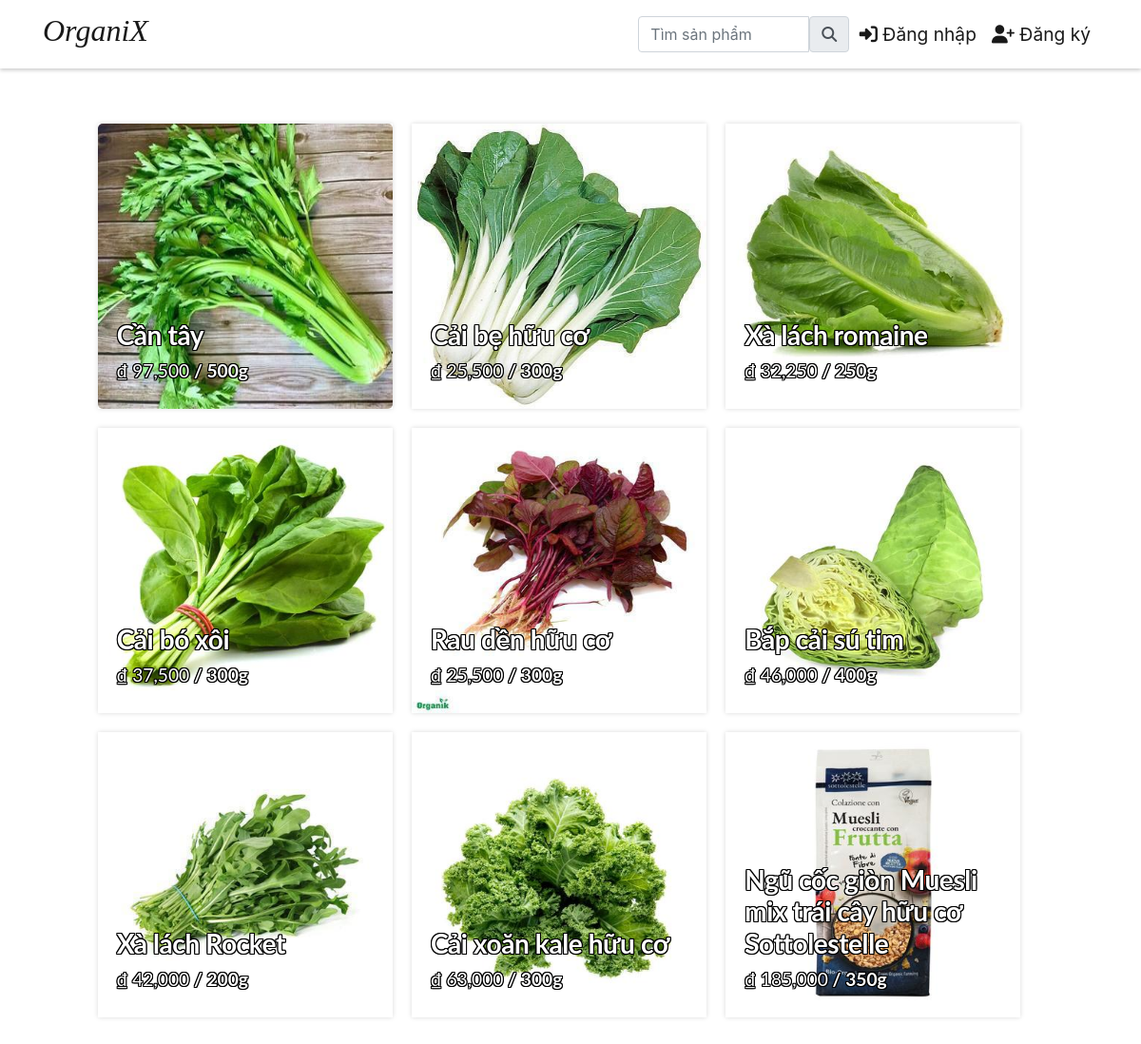
Page /store/rau-an-la on the committed database.
### store/models/products.py (models this page shows, shortened)
class Product(models.Model):
	category = models.ForeignKey(Category, on_delete=models.CASCADE, default=1)
	slug = models.CharField(default='', max_length=150, null=False, blank=False)
	name = models.CharField(max_length=150, null=False, blank=False)
	unit = models.CharField(max_length=30, null=False, blank=False, default='sản phẩm')
	original_price = models.IntegerField(default=0, null=False, blank=False)
	sale_price = models.IntegerField(default=0, null=False, blank=False)
	stock = models.IntegerField(default=0,null=False, blank=False)
	image = models.ImageField(upload_to=get_file_path, null=True, blank=True)
	status = models.BooleanField(default=False, help_text="0=default, 1=Hidden")
	created_at = models.DateTimeField(auto_now_add=True)
	modified_at = models.DateTimeField(auto_now=True)

### store/views/home.py (the view)
# urls.py: path('store/<str:slug>', product, name='product'),
def product(request, slug):
    if(Category.objects.filter(slug = slug, status = 0)):
        products = Product.objects.filter(category__slug = slug)
        category_name = Category.objects.filter(slug = slug).first()
        data = {'products': products, 'category_name': category_name}
        return render(request, 'products.html', data)
    else:
        messages.warning(request, 'Không tìm thấy loại mặt hàng')
        return redirect('store')

### store/models/categories.py (called while the page is built)
	def __str__(self):
		return self.name

### store/templatetags/custom_filter.py (called while the page is built)
@register.filter(name='currency')
def currency(number):
    return "₫"+str('{:20,}'.format(number))

### templates/products.html (shortened to what this page needs)
{% extends 'base.html' %}
{% block content %}
{% load cart %}
{% load custom_filter %}
{% load static %}
<link rel="stylesheet" href="{% static 'css/custom/product.css' %}">
<div class="container py-5">
	<div class="row">
		<div class="col-lg-11 mx-auto">
		{% for product in products %}
		<figure class="snip1527 ">
			<div class="image shadow">
				<img src="{{product.image.url}}" width="310px"
				height="300px" alt="pr-sample23" /></div>
			<figcaption>
				<h3>{{product.name}}</h3>
				<p>{{product.sale_price|currency}}<strong> / {{product.unit}}</strong></p>
			</figcaption>
			<a href="{% url 'product_detail' product.category.slug product.slug %}"></a>
		</figure>
		{% endfor %}
		</div>
	</div>
</div>
{% endblock content %}

### templates/base.html (shortened to what this page needs)
<!doctype html>
<html lang="en">
<head>
  {% load static %}
  <link rel="stylesheet" href="https://maxcdn.bootstrapcdn.com/bootstrap/4.0.0/css/bootstrap.min.css"
>
  <link rel="stylesheet" href="https://cdnjs.cloudflare.com/ajax/libs/font-awesome/6.4.2/css/all.min.css" />
  <link rel="stylesheet" href="//cdn.jsdelivr.net/npm/alertifyjs@1.13.1/build/css/alertify.min.css" />
  <link rel="stylesheet" href="//cdn.jsdelivr.net/npm/alertifyjs@1.13.1/build/css/themes/default.min.css" />
</head>
<body class="d-flex flex-column min-vh-100" style="padding-top: 0%;">
  <main class="flex-shrink-0">
    {% include "nav.html" %}
    {% block content %}{% endblock %}
  </main>
  <link rel="stylesheet" href="//code.jquery.com/ui/1.13.2/themes/base/jquery-ui.css">
</body>
</html>

### templates/nav.html (shortened to what this page needs)
<nav class="navbar navbar-expand-lg navbar-light bg-white shadow-sm sticky-top">
    <div class="container">
        <a class="navbar-brand" href="/"><h2 class="text">OrganiX</h2></a>
        <div class="search-bar">
            <form action="{% url 'search' %}" method="POST">
                <div class="input-group">
                    <input type="text" class="form-control" id="searchproducts" name="product-searched" placeholder="Tìm sản phẩm">
                    <button type="submit" class="input-group-text" id="basic-addon1"><i class="fa fa-search"></i></button>
                </div>
            </form>
        </div>
        <div class="collapse navbar-collapse justify-content-end" id="navbarSupportedContent">
            <ul class=" navbar-nav ms-auto">
                {% if user.is_authenticated %}
                <li class="nav-item active">
                    <a class="nav-link" href="/cart"><i class="fa-solid fa-cart-shopping"></i>
                    </a>
                </li>
                <li class="nav-item dropdown">
                    <a id="dropdownMenu1" href="#" data-toggle="dropdown" aria-haspopup="true" aria-expanded="false"
                        class="nav-link dropdown-toggle active">{{request.user.name}}</a>
                    <ul aria-labelledby="dropdownMenu1" class="dropdown-menu border-0">
                        <li><a href="{% url 'profile' %}" class="dropdown-item nav-link"><i class="fa-solid fa-user fa-xs"></i> <span>Tài khoản của tôi</span></a></li>
                        <li><a href="{% url 'orders' %}" class="dropdown-item nav-link"><i class="fa-solid fa-file-invoice fa-xs"></i> <span>Đơn mua</span></a></li>
                        <li><a href="{% url 'logout' %}" class="dropdown-item nav-link"><i class="fa-sharp fa-solid fa-right-from-bracket fa-xs"></i> <span>Đăng xuất</span></a></li>
                    </ul>
                </li>
                {% else %}
                <li class="nav-item active">
                    <a class="nav-link" href="{% url 'login' %}"><i class="fa-solid fa-right-to-bracket"></i> <span>Đăng nhập</span></a>
                </li>
                <li class="nav-item active">
                    <a class="nav-link" href="{% url 'signup' %}"><i class="fa-solid fa-user-plus"></i> <span>Đăng ký</span></a>
                </li>
                {% endif %}
            </ul>
        </div>
    </div>
</nav>

### static/css/custom/product.css (style rules this page uses)
body { min-height: 100vh; background: #ffffff; }
.snip1527 { box-shadow: 0 0 5px rgba(0, 0, 0, 0.15); color: #ffffff; float: left; font-family: 'Lato', Arial, sans-serif; font-size: 16px; margin: 10px 1%; max-width: 310px; min-width: 250px; overflow: hidden; position: relative; text-align: left; width: 100%; }
.snip1527 * { -webkit-box-sizing: border-box; box-sizing: border-box; -webkit-transition: all 0.25s ease; transition: all 0.25s ease; }
.snip1527 img { max-width: 100%; vertical-align: top; position: relative; }
.snip1527 figcaption { padding: 25px 20px 25px; position: absolute; bottom: 0; z-index: 1; }
.snip1527 h3, .snip1527 p { margin: 0; padding: 0; text-shadow: -1px -1px 0 #000, 0 -1px 0 #000, 1px -1px 0 #000, 1px 0 0 #000, 1px 1px 0 #000, 0 1px 0 #000, -1px 1px 0 #000, -1px 0 0 #000; }
.snip1527 h3 { display: inline-block; font-weight: 700; letter-spacing: -0.4px; margin-bottom: 5px; }
.snip1527 p { font-size: 1.2em; line-height: 1.6em; margin-bottom: 0px; }
.snip1527 a { left: 0; right: 0; top: 0; bottom: 0; position: absolute; z-index: 1; }
img { border-radius: 5px; }

### templates/nav.html (style rules this page uses)
nav { box-shadow: 0 2px 4px 0 rgba(0,0,0,.2); }
.navbar { font-size: 1.2em; font-weight: 400; }
.navbar-brand { font-size: 1.5em; font-family:'Times New Roman', Times, serif; font-style: italic; }
.search-bar { width: 20% !important; margin-left: 45%; }

### rows in the picture
Product: image (picture), name "Cần tây", sale_price "₫ 97,500", unit "500g"
Product: image (picture), name "Cải bẹ hữu cơ", sale_price "₫ 25,500", unit "300g"
Product: image (picture), name "Xà lách romaine", sale_price "₫ 32,250", unit "250g"
Product: image (picture), name "Cải bó xôi", sale_price "₫ 37,500", unit "300g"
Product: image (picture), name "Rau dền hữu cơ", sale_price "₫ 25,500", unit "300g"
Product: image (picture), name "Bắp cải sú tim", sale_price "₫ 46,000", unit "400g"
Product: image (picture), name "Xà lách Rocket", sale_price "₫ 42,000", unit "200g"
Product: image (picture), name "Cải xoăn kale hữu cơ", sale_price "₫ 63,000", unit "300g"
Product: image (picture), name "Ngũ cốc giòn Muesli mix trái cây hữu cơ Sottolestelle", sale_price "₫ 185,000", unit "350g"
